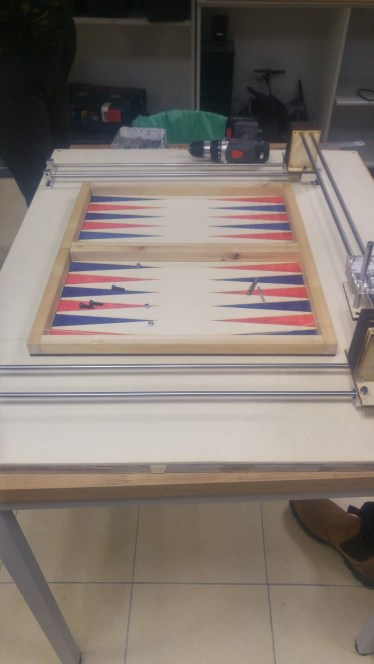
#> input picture Board detection/board_reshape/test.jpeg, 747 x 1328 px, given in place of the camera (shown at 1/2 size)
$ python soldier_detection.py
#> lines starting #> are read from the running program, lines starting #| are printed output that depends on the picture; after the words box and inside, x2 and y2 are one past the last pixel; in counts of white or black regions, pixels touching at a corner belong together
### Board detection/Board_size_detection/board_detection.py
import cv2
import numpy as np

RESIZE_WIDTH = 1140
RESIZE_HEIGHT = 640
AREA_THRESHOLD = 0.1


def set_camera():
    cap = cv2.VideoCapture(0, cv2.CAP_DSHOW)
    cap.set(cv2.CAP_PROP_FRAME_WIDTH, 1920)
    cap.set(cv2.CAP_PROP_FRAME_HEIGHT, 1080)
    return cap


# [14 lines left out: functions take_picture, show_img, not called in this run]


def get_gray_image(img):
    return cv2.cvtColor(img, cv2.COLOR_BGR2GRAY)


# [6 lines left out: function get_edges, not called in this run]


def get_contours(edges):
    contours, hierarchy = cv2.findContours(edges, cv2.RETR_EXTERNAL, cv2.CHAIN_APPROX_SIMPLE)
    return contours


# [61 lines left out: functions get_draw_contours, get_relevant_contours, get_biggest_contour, get_poly_hull, main, get_results, not called in this run]


# [63 lines of commented-out code are left out]

### Board detection/soldier_detection_lights/soldier_detection.py
import numpy as np
import cv2
import Board_size_detection.board_detection as bd
import board_resize.perspective_change as pc

RESIZE_WIDTH = 1140
RESIZE_HEIGHT = 640

MIN_RADIUS = 30
MAX_RADIUS = 60
MIN_DIST = 30
DIST_THRESHOLD = 20
RECT_ERROR = 0.95


def define_camera():
    cap = cv2.VideoCapture(0, cv2.CAP_DSHOW)
    cap.set(cv2.CAP_PROP_FRAME_WIDTH, 1920)
    cap.set(cv2.CAP_PROP_FRAME_HEIGHT, 1080)
    return cap


def take_picture(cap=define_camera()):
    # Capture frame-by-frame
    ret, frame = cap.read()
    # Our operations on the frame come here
    while np.sum(frame) == 0:
        ret, frame = cap.read()
        # Our operations on the frame come here

    img = cv2.cvtColor(frame, cv2.IMREAD_COLOR)
    return img


def show_img(img, title="img"):
    tmp = cv2.resize(img, (RESIZE_WIDTH, RESIZE_HEIGHT))
    cv2.imshow(title, tmp)
    cv2.waitKey(0)


# [4 lines left out: function separate_img_hsv, not called in this run]


def mask_range(img, lower, upper):
    return cv2.inRange(img, lower, upper)


def close_img(img, iterations=3):
    """
    :param img: img that should be closed (close filter)
    :param iterations: number of times that the filter is applied
    """
    return cv2.morphologyEx(img, kernel=None, op=cv2.MORPH_CLOSE, iterations=iterations)


# [6 lines left out: function open_img, not called in this run]


def apply_mask(img, mask):
    return cv2.bitwise_and(img, img, mask=mask)


def get_gray_scale(img):
    return cv2.cvtColor(img, cv2.COLOR_BGR2GRAY)


def get_hough_circles(gray, param1=40, param2=13):
    return list(cv2.HoughCircles(gray, cv2.HOUGH_GRADIENT, dp=1, minDist=MIN_DIST,
                                 param1=param1, param2=param2, minRadius=MIN_RADIUS,
                                 maxRadius=MAX_RADIUS)[0, :])


def get_contours(gray):
    contours, _ = cv2.findContours(gray, mode=cv2.RETR_CCOMP,
                                   method=cv2.CHAIN_APPROX_SIMPLE)
    return contours


def draw_contours(img, contours, color=(189, 183, 107)):
    # cv2.drawContours(img, contours, -1, (189, 183, 107), 2)
    cv2.drawContours(img, contours, -1, color, 2)


def get_contour_circles(contours):
    """
    This function returns all the circles (with radius in wanted range) that surrounds a contour
    :param contours: the contours to search in
    :return: all the circles that where found
    """
    contour_circles = []
    for contour in contours:
        (x, y), radius = cv2.minEnclosingCircle(contour)
        if MIN_RADIUS < radius < MAX_RADIUS:
            contour_circles.append(np.array([x, y, radius]))
            # cv2.circle(img, (int(x), int(y)), int(radius), color=(0, 255, 0), thickness=2)
    return contour_circles


# [45 lines left out: functions get_contour_rectangles, rotate_vector_by_angle, get_circles_from_rectangle, get_circles_from_rectangles, not called in this run]


def draw_rectangles(img, rectangles, color=(0, 255, 0)):
    for rect in rectangles:
        cv2.drawContours(img, [rect], 0, color, 2)


def draw_circles(img, circles, color=(0, 255, 0)):
    for circle in circles:
        cv2.circle(img, (int(circle[0]), int(circle[1])), int(circle[2]), color, 2)


def get_drew_circles(img, circles, color=(0, 255, 0)):
    tmp = img.copy()
    draw_circles(tmp, circles, color)
    return tmp


def main():
    img = take_picture()
#> in take_picture, frame is the input picture: shape (1328, 747, 3); mean B, G, R 113.2, 120.7, 130.4
    show_img(img, "Original image")

    # [7 lines of commented-out code are left out]
    hsv = cv2.cvtColor(img, cv2.COLOR_BGR2HSV)
#> hsv: shape (1328, 747, 3); mean H, S, V 38.8, 44.1, 132.2

    lower_black = np.array([80, 0, 0])
    upper_black = np.array([175, 80, 100])
    black_mask = mask_range(hsv, lower_black, upper_black)
#> in mask_range, `return cv2.inRange(img, lower, upper)`:
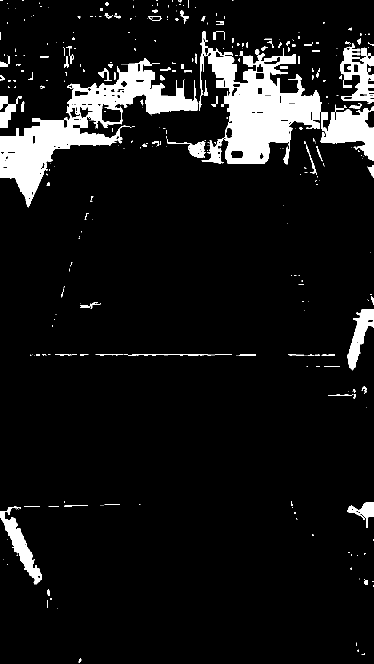
#> returned value: shape (1328, 747) (shown at 1/2 size); 8.6% white; 375 white regions (261 under 20 px), largest, box (x1, y1, x2, y2) and area: (0, 116, 396, 415) 29504, (397, 63, 644, 329) 28892, (641, 209, 747, 321) 6407

    lower_blue = np.array([110, 50, 75])
    upper_blue = np.array([130, 255, 255])
    blue_mask = mask_range(hsv, lower_blue, upper_blue)
#> in mask_range (call 2), `return cv2.inRange(img, lower, upper)`: returned value: shape (1328, 747); 1.5% white; 78 white regions (53 under 20 px), largest, box (x1, y1, x2, y2) and area: (105, 629, 290, 652) 2291, (123, 574, 289, 594) 1982, (449, 603, 619, 621) 1733
    blue_mask = close_img(blue_mask, 3)
#> in close_img, `return cv2.morphologyEx(img, kernel=None, op=cv2.MORPH_CLOSE, iteratio..`: returned value: shape (1328, 747); 1.5% white; 50 white regions (29 under 20 px), largest, box (x1, y1, x2, y2) and area: (105, 629, 290, 652) 2293, (123, 574, 289, 594) 1984, (449, 603, 619, 621) 1753

    # total_mask=black and not blue
    total_mask = np.multiply(black_mask, 255 - blue_mask)
#> total_mask: shape (1328, 747); values 0 (black) and 1 (white), 8.5% white; 390 white regions (278 under 20 px)
    res_black = apply_mask(img, total_mask)
#> in apply_mask, `return cv2.bitwise_and(img, img, mask=mask)`:
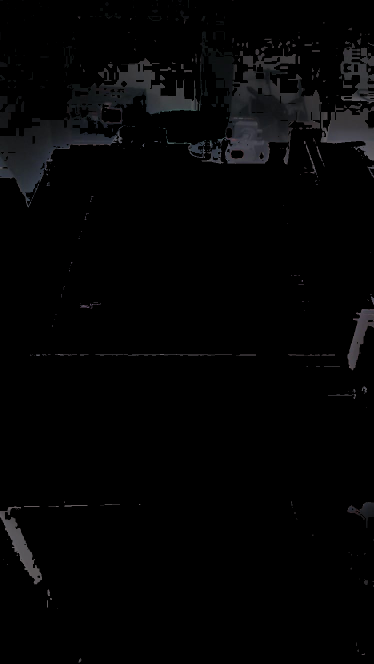
#> returned value: shape (1328, 747, 3) (shown at 1/2 size); mean of channels 0, 1, 2 4.4, 4, 4; drawn as B, G, R
    res_black = close_img(res_black, 3)
    show_img(res_black, "Color mask Image")
#> call 2 of show_img, with title = 'Color mask Image'
#> in show_img (call 2), `tmp = cv2.resize(img, (RESIZE_WIDTH, RESIZE_HEIGHT))`:
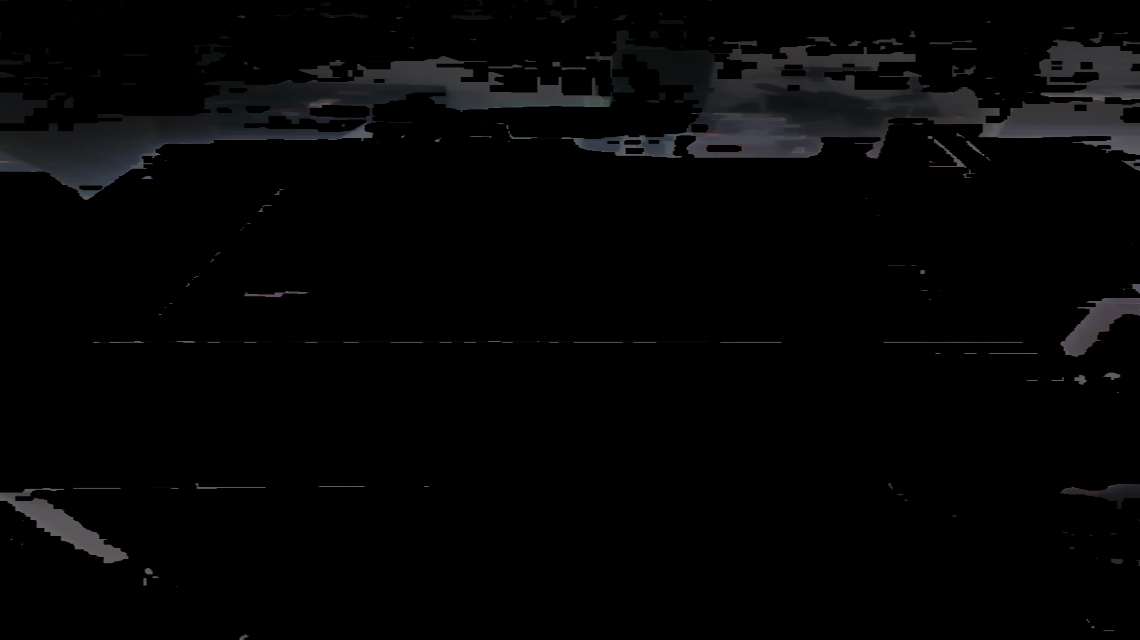
#> tmp: shape (640, 1140, 3); mean B, G, R 5, 4.6, 4.5

    gray = get_gray_scale(res_black)
    hough_circles = get_hough_circles(gray)
#> hough_circles = 15 items, first 6: [490.5, 288.5, 53.9], [536.5, 226.5, 58.3], [412.5, 262.5, 56.1], [519.5, 134.5, 52.8], [694.5, 243.5, 51.6], [490.5, 199.5, 43.6]
    show_img(get_drew_circles(img, hough_circles), "Hough Circles Image")
#> the loop in draw_circles, `for circle in circles:` made 15 passes
#> circle on passes 1 to 12: [490.5, 288.5, 53.9], [536.5, 226.5, 58.3], [412.5, 262.5, 56.1], [519.5, 134.5, 52.8], [694.5, 243.5, 51.6], [490.5, 199.5, 43.6], [433.5, 140.5, 34.8], [565.5, 189.5, 41.6], [739.5, 142.5, 59.4], [564.5, 239.5, 56.1], [206.5, 248.5, 31.5], [348.5, 178.5, 42.5]
#> call 3 of show_img, with title = 'Hough Circles Image'
#> in show_img (call 3), `tmp = cv2.resize(img, (RESIZE_WIDTH, RESIZE_HEIGHT))`:
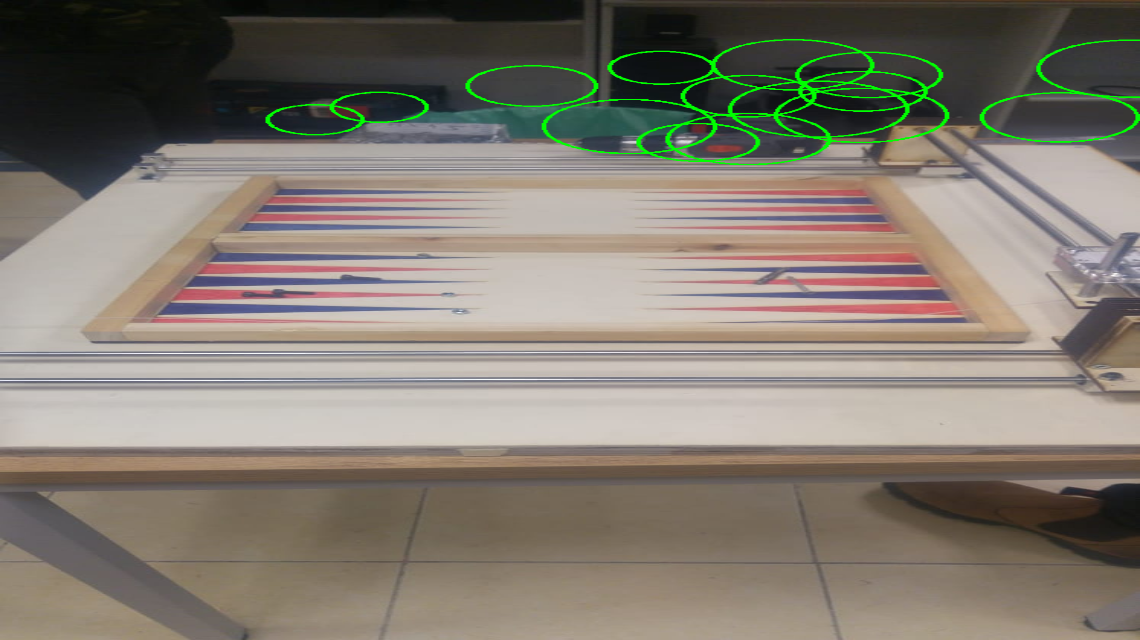
#> tmp: shape (640, 1140, 3); mean B, G, R 112.5, 123, 129.6

    contours = get_contours(gray)
#> in get_contours, `contours, _ = cv2.findContours(gray, mode=cv2.RETR_CCOMP, method=cv2.C..`: contours = 231 contours, 147 with area under 20; largest, box (x1, y1, x2, y2) and area: (0, 63, 747, 415) 81644, (0, 1012, 84, 1169) 3472, (695, 618, 747, 741) 2608, (159, 240, 241, 275) 1566, (0, 192, 31, 256) 1251
    contour_circles = get_contour_circles(contours)
#> the loop in get_contour_circles, `for contour in contours:` made 231 passes
#> (x, y, radius) on passes 1, 2, 4: (158.5, 1321.5, 5.7), (726, 1307.5, 3.04), (712.5, 1288, 3.04)
#> after the loop in get_contour_circles, `for contour in contours:`: contour_circles = [[724.5, 1026.3, 30.27], [622.5, 709.5, 46.5], [143, 709, 33], [622.5, 318.5, 31.31], [7.5, 223.5, 32.38], [199.5, 256.5, 41.38]]
    # contour_rectangles = get_contour_rectangles(contours)
    draw_contours(img, contours)
#> in draw_contours, `cv2.drawContours(img, contours, -1, color, 2)`:
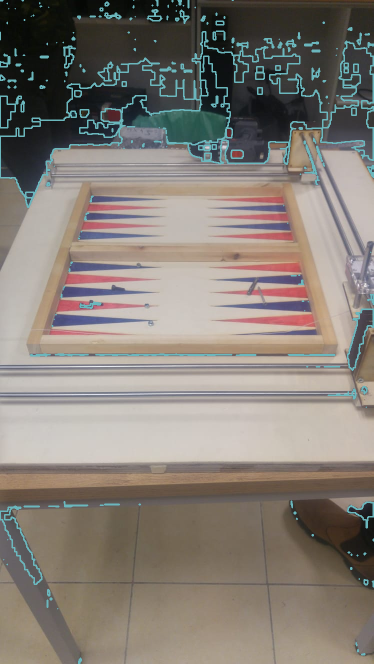
#> img: shape (1328, 747, 3) (shown at 1/2 size); 3.64% of pixels changed, all inside (x1, y1, x2, y2) = (0, 0, 747, 1328)
    # draw_rectangles(img, contour_rectangles)
    # contour_circles += get_circles_from_rectangles(contour_rectangles)
    # draw_circles(img, contour_circles, color=(150, 200, 100))

    # finding the circles that contour_circles and hough_circles agree on
    confirmed_circles = []
    for contour_circle in contour_circles:
        for hough_circle in hough_circles:
            if np.linalg.norm(contour_circle[:2] - hough_circle[:2]) < DIST_THRESHOLD:
                # new_radius = max(contour_circle[2], hough_circle[2])
                # tmp_circle = contour_circle.copy()
                # tmp_circle[2] = new_radius
                confirmed_circles.append(contour_circle)
#> this loop made 6 passes
#> after the loop, confirmed_circles = [[199.5, 256.5, 41.38]]

    # looking for circles from hough_circles that are inside a contour
    for circle in hough_circles:
        if MIN_RADIUS < circle[2] < MAX_RADIUS:
            for contour in contours:
                if cv2.pointPolygonTest(contour, (circle[0], circle[1]), True) > 0:
                    # cv2.circle(img, (circle[0], circle[1]), circle[2], (0, 255, 0), 2)
                    new_circle = True
                    for confirmed_circle in confirmed_circles:
                        if np.linalg.norm(confirmed_circle[:2] - circle[:2]) < MIN_DIST:
                            confirmed_circle[2] = max(confirmed_circle[2], circle[2])
                            new_circle = False
                            break
                    if new_circle:
                        confirmed_circles.append(circle)
#> this loop made 15 passes
#> after the loop, confirmed_circle = [564.5, 239.5, 56.1]; confirmed_circles = [[199.5, 256.5, 41.38], [490.5, 288.5, 53.9], [536.5, 226.5, 58.3], [519.5, 134.5, 52.8], [694.5, 243.5, 51.6], [490.5, 199.5, 43.6], [433.5, 140.5, 34.8], [565.5, 189.5, 41.6], [739.5, 142.5, 59.4], [564.5, 239.5, 56.1], [457.5, 295.5, 39]]
    draw_circles(img, confirmed_circles)
#> call 2 of draw_circles, with color = (0, 255, 0)
#> the loop in draw_circles (call 2), `for circle in circles:` made 11 passes
#> after the loop in draw_circles (call 2), `for circle in circles:`:
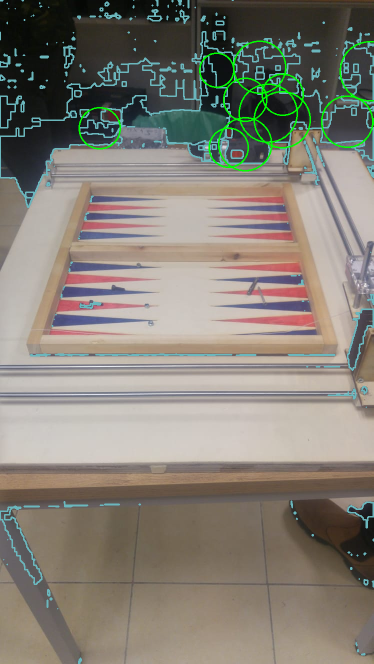
#> img: shape (1328, 747, 3) (shown at 1/2 size); 0.91% of pixels changed, all inside (x1, y1, x2, y2) = (157, 81, 747, 343)
    show_img(img, "detected soldiers Image")
#> call 4 of show_img, with title = 'detected soldiers Image'
#> in show_img (call 4), `tmp = cv2.resize(img, (RESIZE_WIDTH, RESIZE_HEIGHT))`:
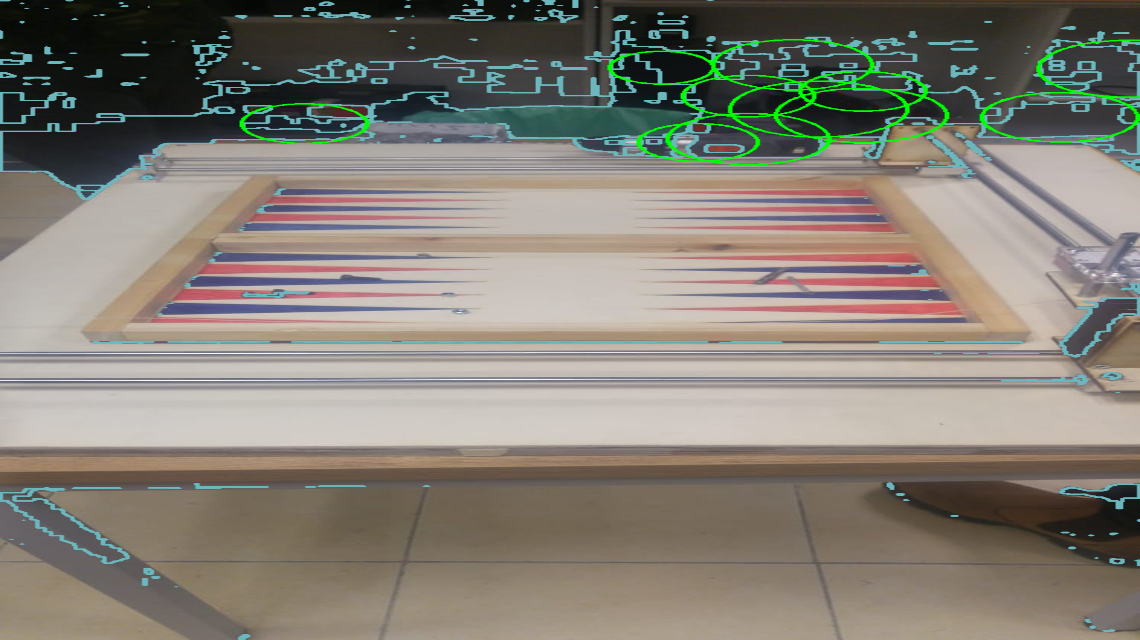
#> tmp: shape (640, 1140, 3); mean B, G, R 117.1, 126.7, 131.4


# [54 lines left out: function get_results, not called in this run]


main()

# [120 lines of commented-out code are left out]
